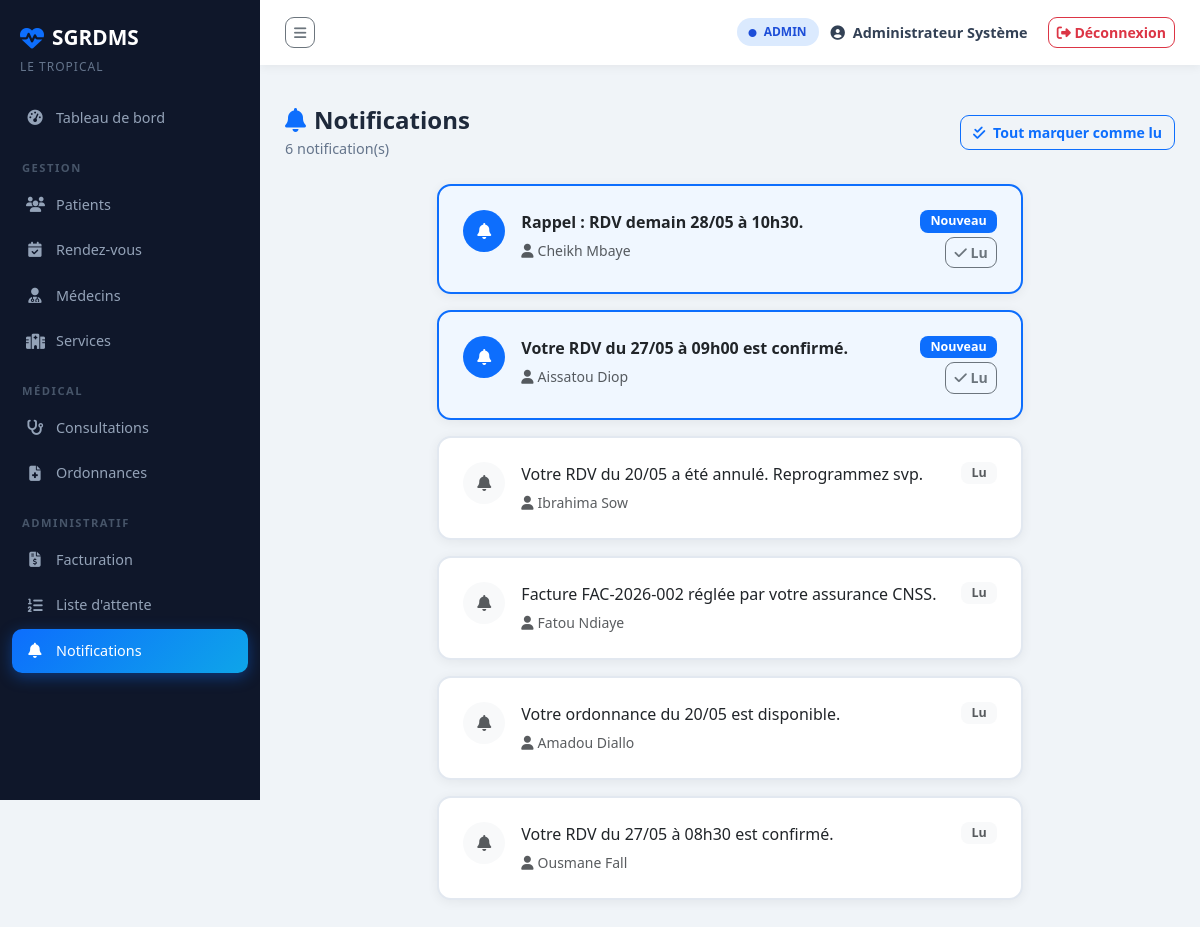
Screenshot of /notifications (signed in) with the database file from the repository.
### tables this page shows
CREATE TABLE NOTIFICATION (
    id_notification INTEGER PRIMARY KEY AUTOINCREMENT,
    contenu         TEXT    NOT NULL,
    lu              INTEGER NOT NULL DEFAULT 0 CHECK(lu IN (0, 1)),
    statut          TEXT    DEFAULT 'non_lu' CHECK(statut IN ('non_lu','lu')),
    id_patient      INTEGER NOT NULL,
    FOREIGN KEY (id_patient) REFERENCES PATIENT(id_patient)
);

### app.py (the view)
@app.route("/notifications")
@login_required
def notifications():
    conn = get_db()
    notifs = conn.execute("""
        SELECT n.*, p.prenom || ' ' || p.nom AS patient
        FROM NOTIFICATION n
        JOIN PATIENT p ON n.id_patient = p.id_patient
        ORDER BY n.lu ASC, n.id_notification DESC
    """).fetchall()
    conn.close()
    return render_template("notifications.html", notifs=notifs)

### app.py (called while the page is built)
def get_db():
    conn = sqlite3.connect(DB_PATH)
    conn.row_factory = sqlite3.Row
    conn.execute("PRAGMA foreign_keys = ON")
    return conn

def login_required(f):
    from functools import wraps
    @wraps(f)
    def decorated(*args, **kwargs):
        if "user" not in session:
            flash("Veuillez vous connecter.", "warning")
            return redirect(url_for("login"))
        return f(*args, **kwargs)
    return decorated

### templates/notifications.html (shortened to what this page needs)
{% extends "base.html" %}
{% block content %}
<div class="page-header">
    <div>
        <h2><i class="fas fa-bell me-2 text-primary"></i>Notifications</h2>
        <p>{{ notifs|length }} notification(s)</p>
    </div>
    {% if notifs %}
    <a href="{{ url_for('notifications_lire_tout') }}" class="btn btn-outline-primary">
        <i class="fas fa-check-double me-1"></i> Tout marquer comme lu
    </a>
    {% endif %}
</div>
<div class="row justify-content-center">
    <div class="col-lg-8">
        {% for n in notifs %}
        <div class="card mb-3 notif-card {% if not n.lu %}notif-unread{% endif %}">
            <div class="card-body p-4">
                <div class="d-flex align-items-start gap-3">
                    <div class="notif-icon {% if not n.lu %}bg-primary{% else %}bg-light{% endif %}">
                        <i class="fas fa-bell {% if not n.lu %}text-white{% else %}text-muted{% endif %}"></i>
                    </div>
                    <div class="flex-grow-1">
                        <p class="mb-1 {% if not n.lu %}fw-600{% endif %}">{{ n.contenu }}</p>
                        <small class="text-muted">
                            <i class="fas fa-user me-1"></i>{{ n.patient }}
                        </small>
                    </div>
                    <div class="d-flex flex-column align-items-end gap-1">
                        {% if not n.lu %}
                        <span class="badge bg-primary">Nouveau</span>
                        <a href="{{ url_for('notification_lire', id=n.id_notification) }}"
                           class="btn btn-sm btn-outline-secondary">
                            <i class="fas fa-check"></i> Lu
                        </a>
                        {% else %}
                        <span class="badge bg-light text-muted">Lu</span>
                        {% endif %}
                    </div>
                </div>
            </div>
        </div>
        {% endfor %}
    </div>
</div>
{% endblock %}

### static/css/style.css (style rules this page uses)
:root { --primary: #0d6efd; --success: #198754; --sidebar-w: 260px; --topbar-h: 65px; --bg: #f0f4f8; --sidebar-bg: #0f172a; --card-radius: 14px; }
* { box-sizing: border-box; }
body { font-family: 'Segoe UI', sans-serif; background: var(--bg); margin: 0; overflow-x: hidden; }
.page-header { display: flex; align-items: center; justify-content: space-between; margin-bottom: 25px; }
.page-header h2 { font-size: 1.5rem; font-weight: 700; color: #1e293b; margin: 0; }
.page-header p { color: #64748b; margin: 3px 0 0; font-size: 0.9rem; }
.card { border: none; border-radius: var(--card-radius); box-shadow: 0 2px 12px rgba(0,0,0,0.06); }
.badge { border-radius: 8px; padding: 5px 10px; font-size: 0.78rem; font-weight: 600; }
.btn { border-radius: 9px; font-weight: 600; font-size: 0.88rem; }

### templates/notifications.html (style rules this page uses)
.notif-card { border: 2px solid #e2e8f0; transition: all 0.2s; }
.notif-unread { border-color: #0d6efd; background: #f0f7ff; }
.notif-icon { width: 42px; height: 42px; border-radius: 50%; display: flex; align-items: center; justify-content: center; flex-shrink: 0; }
.fw-600 { font-weight: 600; }

### rows the page displays
NOTIFICATION: lu 0 (drawn), contenu "Rappel : RDV demain 28/05 à 10h30.", patient "Cheikh Mbaye"
NOTIFICATION: lu 0 (drawn), contenu "Votre RDV du 27/05 à 09h00 est confirmé.", patient "Aissatou Diop"
NOTIFICATION: lu 1 (drawn), contenu "Votre RDV du 20/05 a été annulé. Reprogrammez svp.", patient "Ibrahima Sow"
NOTIFICATION: lu 1 (drawn), contenu "Facture FAC-2026-002 réglée par votre assurance CNSS.", patient "Fatou Ndiaye"
NOTIFICATION: lu 1 (drawn), contenu "Votre ordonnance du 20/05 est disponible.", patient "Amadou Diallo"
NOTIFICATION: lu 1 (drawn), contenu "Votre RDV du 27/05 à 08h30 est confirmé.", patient "Ousmane Fall"

### other values shown
{{ session.role | upper }} "ADMIN"
{{ session.nom }} "Administrateur Système"
{{ notifs|length }} "6"
